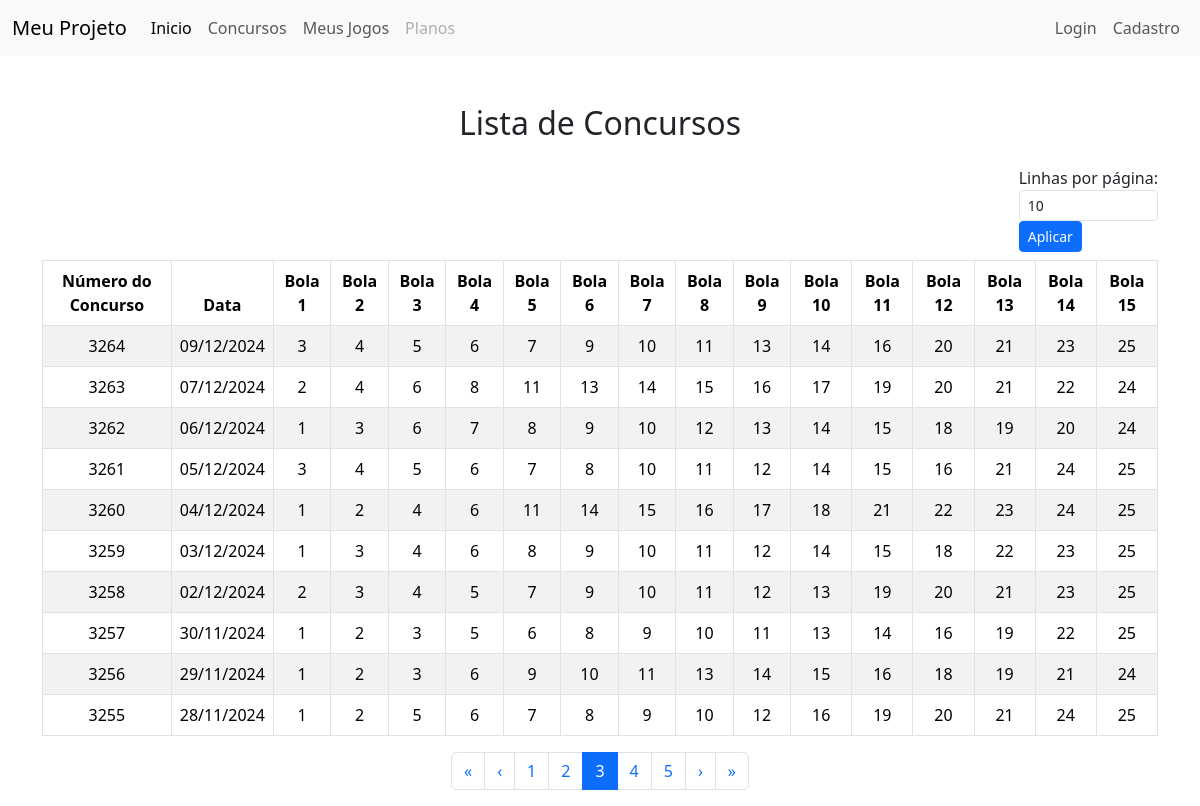
The app's page /concursos/?page=3&linhas_por_pagina=10 with its own data.
### websiteApp/models.py (models this page shows, shortened)
class Concurso(models.Model):
    nConcurso = models.IntegerField(verbose_name="Número do Concurso")
    data_concurso = models.DateField(verbose_name="Data do Concurso")
    bola1 = models.IntegerField(verbose_name="Bola 1")
    bola2 = models.IntegerField(verbose_name="Bola 2")
    bola3 = models.IntegerField(verbose_name="Bola 3")
    bola4 = models.IntegerField(verbose_name="Bola 4")
    bola5 = models.IntegerField(verbose_name="Bola 5")
    bola6 = models.IntegerField(verbose_name="Bola 6")
    bola7 = models.IntegerField(verbose_name="Bola 7")
    bola8 = models.IntegerField(verbose_name="Bola 8")
    bola9 = models.IntegerField(verbose_name="Bola 9")
    bola10 = models.IntegerField(verbose_name="Bola 10")
    bola11 = models.IntegerField(verbose_name="Bola 11")
    bola12 = models.IntegerField(verbose_name="Bola 12")
    bola13 = models.IntegerField(verbose_name="Bola 13")
    bola14 = models.IntegerField(verbose_name="Bola 14")
    bola15 = models.IntegerField(verbose_name="Bola 15")
    ganhadores_15 = models.IntegerField(verbose_name="Ganhadores 15 Acertos", null=True, blank=True)
    rateio_15 = models.DecimalField(verbose_name="Rateio 15 Acertos", max_digits=10, decimal_places=2, null=True, blank=True)
    ganhadores_14 = models.IntegerField(verbose_name="Ganhadores 14 Acertos", null=True, blank=True)
    rateio_14 = models.DecimalField(verbose_name="Rateio 14 Acertos", max_digits=10, decimal_places=2, null=True, blank=True)
    ganhadores_13 = models.IntegerField(verbose_name="Ganhadores 13 Acertos", null=True, blank=True)
    rateio_13 = models.DecimalField(verbose_name="Rateio 13 Acertos", max_digits=10, decimal_places=2, null=True, blank=True)
    ganhadores_12 = models.IntegerField(verbose_name="Ganhadores 12 Acertos", null=True, blank=True)
    rateio_12 = models.DecimalField(verbose_name="Rateio 12 Acertos", max_digits=10, decimal_places=2, null=True, blank=True)
    ganhadores_11 = models.IntegerField(verbose_name="Ganhadores 11 Acertos", null=True, blank=True)
    rateio_11 = models.DecimalField(verbose_name="Rateio 11 Acertos", max_digits=10, decimal_places=2, null=True, blank=True)
    acumulado_total = models.DecimalField(verbose_name="Acumulado Total", max_digits=10, decimal_places=2, null=True, blank=True)
    estimativa_premio = models.DecimalField(verbose_name="Estimativa de Prêmio", max_digits=10, decimal_places=2, null=True, blank=True)
    acumulado_especial = models.DecimalField(verbose_name="Acumulado Sorteio Especial", max_digits=10, decimal_places=2, null=True, blank=True)
    cidade_uf = models.CharField(verbose_name="Cidade/UF", max_length=255, null=True, blank=True)
    observacao = models.TextField(verbose_name="Observação", null=True, blank=True)

### websiteApp/views.py (the view)
# urls.py: path('concursos/', concursos_view, name='concursos'),
def concursos_view(request):
    linhas_por_pagina = request.GET.get('linhas_por_pagina', 10)
    try:
        linhas_por_pagina = int(linhas_por_pagina)
    except ValueError:
        linhas_por_pagina = 10  # Caso não seja um número válido
    concursos = Concurso.objects.all().order_by('-nConcurso')
    paginator = Paginator(concursos, linhas_por_pagina)
    pagina = request.GET.get('page')
    concursos_paginados = paginator.get_page(pagina)
    return render(request, 'concurso.html', {
        'concursos': concursos_paginados,
        'linhas_por_pagina': linhas_por_pagina
    })

### websiteApp/templates/concurso.html
{% extends 'index.html' %}
{% block content %}
<div class="container mt-5">
    <h2 class="text-center mb-4">Lista de Concursos</h2>
    <div class="d-flex justify-content-end mb-2">
        <form method="get" class="form-inline">
            <label for="linhas_por_pagina" class="mr-2">Linhas por página:</label>
            <input type="number" id="linhas_por_pagina" name="linhas_por_pagina" class="form-control form-control-sm mr-2"
                   value="{{ linhas_por_pagina }}" min="1" max="100" placeholder="Ex: 10">
            <button type="submit" class="btn btn-sm btn-primary">Aplicar</button>
        </form>
    </div>
    <div class="table-responsive">
        <table class="table table-striped table-bordered table-hover text-center">
            <thead class="thead-dark">
                <tr>
                    <th>Número do Concurso</th>
                    <th>Data</th>
                    <th>Bola 1</th>
                    <th>Bola 2</th>
                    <th>Bola 3</th>
                    <th>Bola 4</th>
                    <th>Bola 5</th>
                    <th>Bola 6</th>
                    <th>Bola 7</th>
                    <th>Bola 8</th>
                    <th>Bola 9</th>
                    <th>Bola 10</th>
                    <th>Bola 11</th>
                    <th>Bola 12</th>
                    <th>Bola 13</th>
                    <th>Bola 14</th>
                    <th>Bola 15</th>
                </tr>
            </thead>
            <tbody>
                {% for concurso in concursos %}
                <tr>
                    <td>{{ concurso.nConcurso }}</td>
                    <td>{{ concurso.data_concurso|date:"d/m/Y" }}</td>
                    <td>{{ concurso.bola1 }}</td>
                    <td>{{ concurso.bola2 }}</td>
                    <td>{{ concurso.bola3 }}</td>
                    <td>{{ concurso.bola4 }}</td>
                    <td>{{ concurso.bola5 }}</td>
                    <td>{{ concurso.bola6 }}</td>
                    <td>{{ concurso.bola7 }}</td>
                    <td>{{ concurso.bola8 }}</td>
                    <td>{{ concurso.bola9 }}</td>
                    <td>{{ concurso.bola10 }}</td>
                    <td>{{ concurso.bola11 }}</td>
                    <td>{{ concurso.bola12 }}</td>
                    <td>{{ concurso.bola13 }}</td>
                    <td>{{ concurso.bola14 }}</td>
                    <td>{{ concurso.bola15 }}</td>
                </tr>
                {% empty %}
                <tr>
                    <td colspan="17">Nenhum concurso encontrado.</td>
                </tr>
                {% endfor %}
            </tbody>
        </table>
    </div>
    <nav aria-label="Navegação de páginas">
        <ul class="pagination justify-content-center">
            {% if concursos.has_previous %}
            <li class="page-item">
                <a class="page-link" href="?page=1&linhas_por_pagina={{ linhas_por_pagina }}" aria-label="Primeiro">
                    &laquo;
                </a>
            </li>
            <li class="page-item">
                <a class="page-link" href="?page={{ concursos.previous_page_number }}&linhas_por_pagina={{ linhas_por_pagina }}" aria-label="Anterior">
                    &lsaquo;
                </a>
            </li>
            {% endif %}
            {% for num in concursos.paginator.page_range %}
                {% if num == concursos.number %}
                <li class="page-item active">
                    <a class="page-link" href="#">{{ num }}</a>
                </li>
                {% elif num > concursos.number|add:"-3" and num < concursos.number|add:"3" %}
                <li class="page-item">
                    <a class="page-link" href="?page={{ num }}&linhas_por_pagina={{ linhas_por_pagina }}">{{ num }}</a>
                </li>
                {% endif %}
            {% endfor %}
            {% if concursos.has_next %}
            <li class="page-item">
                <a class="page-link" href="?page={{ concursos.next_page_number }}&linhas_por_pagina={{ linhas_por_pagina }}" aria-label="Próximo">
                    &rsaquo;
                </a>
            </li>
            <li class="page-item">
                <a class="page-link" href="?page={{ concursos.paginator.num_pages }}&linhas_por_pagina={{ linhas_por_pagina }}" aria-label="Último">
                    &raquo;
                </a>
            </li>
            {% endif %}
        </ul>
    </nav>
</div>
{% endblock %}

### records on screen
Concurso: nConcurso "3264", data_concurso "09/12/2024", bola1 "3", bola2 "4", bola3 "5", bola4 "6", bola5 "7", bola6 "9", bola7 "10", bola8 "11", bola9 "13", bola10 "14", bola11 "16", bola12 "20", bola13 "21", bola14 "23", bola15 "25"
Concurso: nConcurso "3263", data_concurso "07/12/2024", bola1 "2", bola2 "4", bola3 "6", bola4 "8", bola5 "11", bola6 "13", bola7 "14", bola8 "15", bola9 "16", bola10 "17", bola11 "19", bola12 "20", bola13 "21", bola14 "22", bola15 "24"
Concurso: nConcurso "3262", data_concurso "06/12/2024", bola1 "1", bola2 "3", bola3 "6", bola4 "7", bola5 "8", bola6 "9", bola7 "10", bola8 "12", bola9 "13", bola10 "14", bola11 "15", bola12 "18", bola13 "19", bola14 "20", bola15 "24"
Concurso: nConcurso "3261", data_concurso "05/12/2024", bola1 "3", bola2 "4", bola3 "5", bola4 "6", bola5 "7", bola6 "8", bola7 "10", bola8 "11", bola9 "12", bola10 "14", bola11 "15", bola12 "16", bola13 "21", bola14 "24", bola15 "25"
Concurso: nConcurso "3260", data_concurso "04/12/2024", bola1 "1", bola2 "2", bola3 "4", bola4 "6", bola5 "11", bola6 "14", bola7 "15", bola8 "16", bola9 "17", bola10 "18", bola11 "21", bola12 "22", bola13 "23", bola14 "24", bola15 "25"
Concurso: nConcurso "3259", data_concurso "03/12/2024", bola1 "1", bola2 "3", bola3 "4", bola4 "6", bola5 "8", bola6 "9", bola7 "10", bola8 "11", bola9 "12", bola10 "14", bola11 "15", bola12 "18", bola13 "22", bola14 "23", bola15 "25"
Concurso: nConcurso "3258", data_concurso "02/12/2024", bola1 "2", bola2 "3", bola3 "4", bola4 "5", bola5 "7", bola6 "9", bola7 "10", bola8 "11", bola9 "12", bola10 "13", bola11 "19", bola12 "20", bola13 "21", bola14 "23", bola15 "25"
Concurso: nConcurso "3257", data_concurso "30/11/2024", bola1 "1", bola2 "2", bola3 "3", bola4 "5", bola5 "6", bola6 "8", bola7 "9", bola8 "10", bola9 "11", bola10 "13", bola11 "14", bola12 "16", bola13 "19", bola14 "22", bola15 "25"
Concurso: nConcurso "3256", data_concurso "29/11/2024", bola1 "1", bola2 "2", bola3 "3", bola4 "6", bola5 "9", bola6 "10", bola7 "11", bola8 "13", bola9 "14", bola10 "15", bola11 "16", bola12 "18", bola13 "19", bola14 "21", bola15 "24"
Concurso: nConcurso "3255", data_concurso "28/11/2024", bola1 "1", bola2 "2", bola3 "5", bola4 "6", bola5 "7", bola6 "8", bola7 "9", bola8 "10", bola9 "12", bola10 "16", bola11 "19", bola12 "20", bola13 "21", bola14 "24", bola15 "25"

### other values on screen
{{ num }} "1" "2" "4" "5"
{{ num }} "3"
